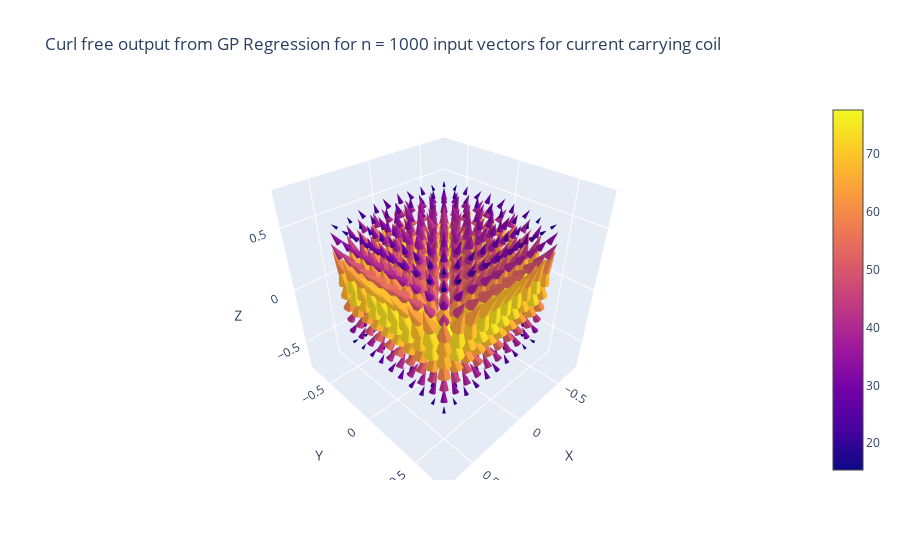

Notebook code for this chart:
### Code cell
plotter(outputs_coil_curl_free, 
        title = f'Curl free output from GP Regression for n = {given_samples_coil} input vectors for current carrying coil')

### Figure 1 — Plotly figure (JSON) as saved in the notebook; plotly's stock layout.template omitted (floating-point values rounded to 4 significant figures; data arrays with more than 128 entries replaced by an {"elided": "..."} marker saying what was removed)
{"data": [{"anchor": "tail", "sizemode": "scaled", "sizeref": 2, "type": "cone", "u": {"elided": "1000 float values"}, "v": {"elided": "1000 float values"}, "w": {"elided": "1000 float values"}, "x": {"elided": "1000 float values"}, "y": {"elided": "1000 float values"}, "z": {"elided": "1000 float values"}}], "layout": {"scene": {"xaxis": {"title": {"text": "X"}}, "yaxis": {"title": {"text": "Y"}}, "zaxis": {"title": {"text": "Z"}}}, "title": {"text": "Curl free output from GP Regression for n = 1000 input vectors for current carrying coil"}}}
